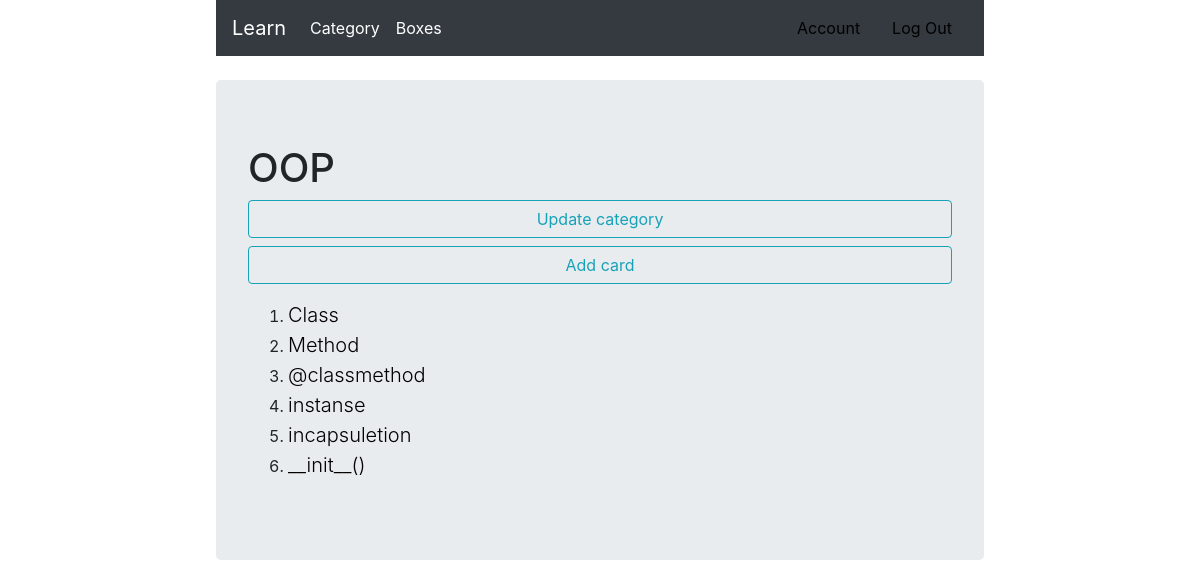
Page /category/oop (signed in) on the committed database.
### card/models.py (models this page shows, shortened)
class Category(models.Model):
    author = models.ForeignKey(User, on_delete=models.CASCADE)
    name = models.CharField(max_length=255)
    slug = models.SlugField(max_length=255, verbose_name='URL')
    description = models.CharField(max_length=255, blank=True)
    time_create = models.DateTimeField(auto_now_add=True)

class Card(models.Model):
    TERM = "T"
    WORD = "W"
    TYPE_OF_CARD_CHOICES = [
        (WORD, 'Word'),
        (TERM, 'Term'),
        (None, 'Choose card type'),
    ]
    author = models.ForeignKey(User, on_delete=models.CASCADE)
    name = models.CharField(max_length=255)
    card_type = models.CharField(max_length=1, choices=TYPE_OF_CARD_CHOICES)
    transcription = models.TextField(blank=True)
    translate = models.TextField(blank=True)
    content = models.TextField(blank=True)
    time_create = models.DateTimeField(auto_now_add=True)
    time_first_show = models.DateTimeField(null=True)
    time_last_show = models.DateTimeField(auto_now=True)
    time_next_show = models.DateTimeField(auto_now_add=True)
    count_shows = models.IntegerField(default=0)  # if count_shows == -1 ie mean that word is leard for ever.
    category = models.ManyToManyField('Category')
    def get_absolute_url(self):
        return reverse('card', kwargs={'card_id': self.pk, 'category_slug': self.category.all()[0].slug})
    class Meta:
        ordering = ["time_create"]

### card/views.py (the view)
# urls.py: path('category/<slug:category_slug>', category,  name="category"),
@login_required()
def category(requests, category_slug):
    category = Category.objects.get(author=requests.user, slug=category_slug)
    data = {'cards': category.card_set.all(),
            'category': category}
    return render(requests, "category/category.html", data)

### card/templates/category/category.html (shortened to what this page needs)
{% extends 'learning_cards/base.html' %}
{% block content_title %}
    {{ category.name }}
{% endblock%}
{% block content %}
            <a class="btn btn-outline-info btn-md btn-block"  href="{% url 'update_category' category.slug %}" role="button">Update category</a>
            <a class="btn btn-outline-info btn-md btn-block"  href="{% url 'add_card' category.slug %}" role="button">Add card</a>
            <ol>
                {% for card in cards %}
                    <li >
                        <a class="lead" href="{{ card.get_absolute_url }}">{{ card.name }}</a>
                    </li>
                {% endfor %}
            </ol>
{% endblock %}

### learning_cards/templates/learning_cards/base.html (style rules this page uses)
A { color: #000000; }

### rows in the picture
Category: name "OOP"
Card: name "Class"
Card: name "Method"
Card: name "@classmethod"
Card: name "instanse"
Card: name "incapsuletion"
Card: name "__init__()"
